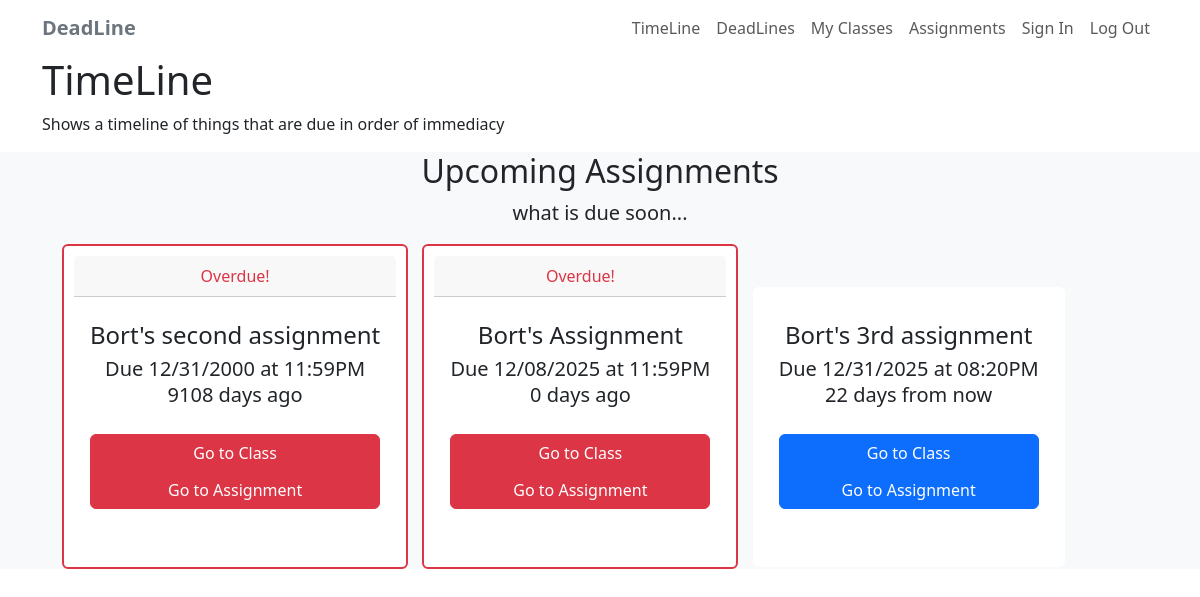
The page /timeline (signed in) on the database its author committed.
### app/models.py (models this page shows)
class Assignment(db.Model):
    id = db.Column(db.Integer, primary_key=True)
    title = db.Column(db.String(140), nullable=False)
    description = db.Column(db.Text)
    due_date = db.Column(db.DateTime, nullable=False)
    created_at = db.Column(db.DateTime, default=datetime.utcnow)
    user_id = db.Column(db.Integer, db.ForeignKey('user.id'))
    user = db.relationship('User', backref='assignments')

### app/routes.py (the view)
@deadline_app.route('/timeline')
@login_required
def timeline():
    assignments = (
        Assignment.query
        .filter_by(user_id=current_user.id)
        .order_by(Assignment.due_date)
        .all()
    )
    return render_template(
        'timeline.html',
        title='Timeline',
        assignments=assignments,
        now=datetime.now(),
    )

### app/__init__.py (called while the page is built)
def create_app():
    deadline_app = Flask(__name__)
    deadline_app.config.from_mapping(
        SECRET_KEY='shmortobius',
        SQLALCHEMY_DATABASE_URI='sqlite:///' + os.path.join(basedir, 'app.db'),
        SQLALCHEMY_TRACK_MODIFICATIONS=False
    )
    db.init_app(deadline_app)
    login_manager.init_app(deadline_app)
    login_manager.login_view = 'login'
    from app.models import User
    @login_manager.user_loader
    def load_user(user_id):
        return User.query.get(int(user_id))
    with deadline_app.app_context():
        from app import routes, models
        db.create_all()
    return deadline_app

### app/templates/timeline.html (shortened to what this page needs)
{% extends "layout.html" %}
{% block content %}
<div class="container">
        <h1>TimeLine</h1>
        <p>
            Shows a timeline of things that are due in order of immediacy
        </p>
</div>
<section id="timeLineList" class="bg-light">
    <div class="container-lg">
        <div class="text-center">
            <h2>Upcoming Assignments</h2>
            <p class="lead">what is due soon...</p>
        </div>
    </div>
    <div class="container">
        <div class="row">
            <div class="col">
                <div class="horizontal-scroll-container">
                    {% if assignments %}
                    {% for assignment in assignments %}
                    {% set secondsLeft = (assignment.due_date - now).total_seconds() | int %}
                    {% set daysLeft = (secondsLeft/86400) | int %}
                    {% set onlyHoursLeft = (secondsLeft/3600) | int %}
                    {% set onlyMinutesLeft = ((secondsLeft/60)%60) | int %}
                    {% if secondsLeft < 0 %}
                    <div class="item card border-danger border-2">
                        <div class="card-header text-center text-danger">
                            Overdue!
                        </div>
                        <div class="card-body text-center py-4">
                            <h4 class="card-title">{{ assignment.title }}</h4>
                            <p class="lead card-subtitle">
                                Due {{ assignment.due_date.strftime('%m/%d/%Y at %I:%M%p') }}
                            </p>
                            <p class="lead card-subtitle">
                                {{ -1 * daysLeft }} days ago
                            </p>
                            <div class="d-grid gap-2">
                                <div class="btn-group-vertical py-4">
                                    <a href="#" class="btn btn-danger">Go to Class</a>
                                    <a href="#" class="btn btn-danger">Go to Assignment</a>
                                </div>
                            </div>
                        </div>
                    </div>
                    {% else %}
                    <div class="item card border-0">
                        <div class="card-body text-center py-4">
                            <h4 class="card-title">{{ assignment.title }}</h4>
                            <p class="lead card-subtitle">
                                Due {{ assignment.due_date.strftime('%m/%d/%Y at %I:%M%p') }}
                            </p>
                            <p class="lead card-subtitle">
                                {{ daysLeft }} days from now
                            </p>
                            <div class="d-grid gap-2">
                                <div class="btn-group-vertical py-4">
                                    <a href="#" class="btn btn-primary">Go to Class</a>
                                    <a href="#" class="btn btn-primary">Go to Assignment</a>
                                </div>
                            </div>
                        </div>
                    </div>
                    {% endif %}
                    {% endfor %}
                    {% endif %}
                </div>
            </div>
        </div>
    </div>
</section>
{% endblock %}

### app/static/content/style.css (style rules this page uses)
.horizontal-scroll-container { overflow-x: auto; white-space: nowrap; padding-left: 20px; padding-right: 20px; }
.horizontal-scroll-container .item { display: inline-block; padding: 10px; border: 1px solid #ccc; margin-right: 10px; }

### rows shown on the page
Assignment: title "Bort's second assignment", due_date "12/31/2000 at 11:59PM"
Assignment: title "Bort's Assignment", due_date "12/08/2025 at 11:59PM"
Assignment: title "Bort's 3rd assignment", due_date "12/31/2025 at 08:20PM"
